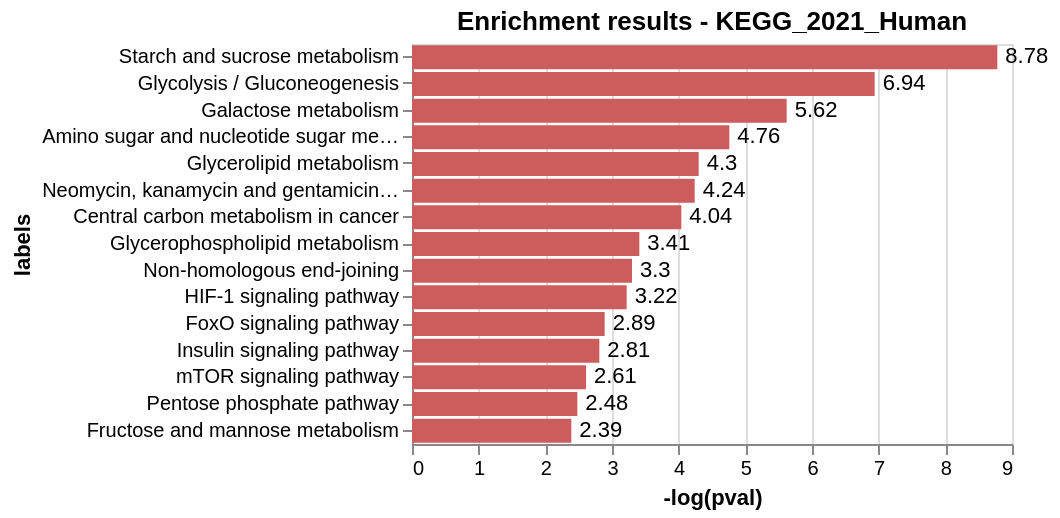

Notebook cell for this chart:
### Code cell
# so instead since we don't have most of them, we can run this to check what they do

EnrichR.plot_enrichment(genes, max_hits=15)

### Figure 1 — Vega-Lite specification as saved in the notebook (floating-point values rounded to 4 significant figures)
{"config": {"view": {"continuousWidth": 400, "continuousHeight": 300}}, "layer": [{"mark": {"type": "bar", "color": "indianred"}, "encoding": {"x": {"field": "-log(pval)", "type": "quantitative"}, "y": {"field": "labels", "sort": "-x", "type": "nominal"}}}, {"mark": {"type": "text", "align": "left", "baseline": "middle", "dx": 4}, "encoding": {"text": {"field": "-log(pval)", "type": "quantitative"}, "x": {"field": "-log(pval)", "type": "quantitative"}, "y": {"field": "labels", "sort": "-x", "type": "nominal"}}, "title": "Enrichment results - KEGG_2021_Human"}], "data": {"name": "data-2fcec86e64db829e0ae4a8e44f5f3000"}, "height": 200, "width": 300, "$schema": "https://vega.github.io/schema/vega-lite/v4.17.0.json", "datasets": {"data-2fcec86e64db829e0ae4a8e44f5f3000": [{"labels": "Starch and sucrose metabolism", "pval": 0.0001544, "-log(pval)": 8.78}, {"labels": "Glycolysis / Gluconeogenesis", "pval": 0.0009719, "-log(pval)": 6.94}, {"labels": "Galactose metabolism", "pval": 0.003641, "-log(pval)": 5.62}, {"labels": "Amino sugar and nucleotide sugar metabolism", "pval": 0.008559, "-log(pval)": 4.76}, {"labels": "Glycerolipid metabolism", "pval": 0.01356, "-log(pval)": 4.3}, {"labels": "Neomycin, kanamycin and gentamicin biosynthesis", "pval": 0.01442, "-log(pval)": 4.24}, {"labels": "Central carbon metabolism in cancer", "pval": 0.01759, "-log(pval)": 4.04}, {"labels": "Glycerophospholipid metabolism", "pval": 0.03289, "-log(pval)": 3.41}, {"labels": "Non-homologous end-joining", "pval": 0.03706, "-log(pval)": 3.3}, {"labels": "HIF-1 signaling pathway", "pval": 0.03992, "-log(pval)": 3.22}, {"labels": "FoxO signaling pathway", "pval": 0.05548, "-log(pval)": 2.89}, {"labels": "Insulin signaling pathway", "pval": 0.06004, "-log(pval)": 2.81}, {"labels": "mTOR signaling pathway", "pval": 0.07362, "-log(pval)": 2.61}, {"labels": "Pentose phosphate pathway", "pval": 0.0835, "-log(pval)": 2.48}, {"labels": "Fructose and mannose metabolism", "pval": 0.09146, "-log(pval)": 2.39}]}}
